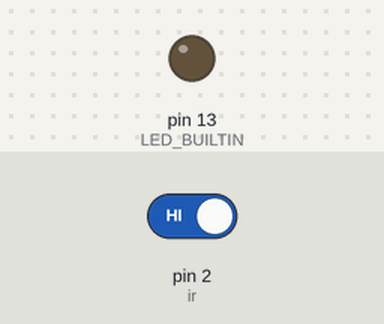
A sketch run on a simulated Arduino Uno, built with avr-gcc and run on an emulated ATmega328P. Parts: output pins drawn as LEDs (lit = HIGH). Inputs (shaded band) come from the test bench; at power-on: pin 2 (ir) HIGH.

Above: at 1.2 s.
1.3 s: pin 2 (ir) driven LOW
At 1.8 s:
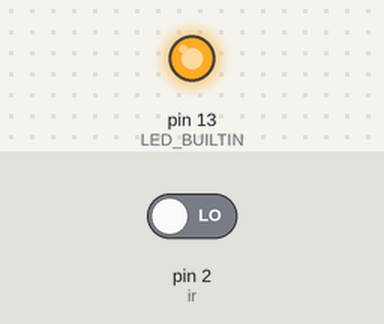
2.8 s: pin 2 (ir) driven HIGH
At 4.2 s:
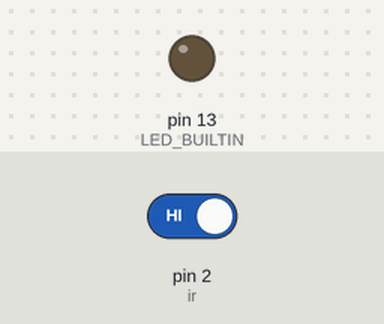
Timing chart, 0 to 5.8 s (numbered marks = the images above; inputs shaded):
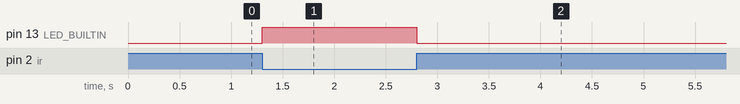

The sketch:

Blink-by-IR.ino
```cpp
// Blink-by-IR.ino
//
// Зажечь штатный светодиод Arduino Uno
// по нажатию кнопки инфракрасного пульта

const int ir = 2;

void setup()
{
  pinMode(LED_BUILTIN, OUTPUT); // это 13-ый вывод Arduino со встроенным светодиодом
  pinMode(ir, INPUT);
}

void loop()
{
  int r = digitalRead(ir);
  digitalWrite(LED_BUILTIN, r!=HIGH); // зажигаем светодиод, если модуль среагировал на ИК излучение
  // в противном случае - гасим
}
```

Measured:
- after the input at 1.3 s, pin 13 (LED_BUILTIN): LOW → HIGH at once
- after the input at 2.8 s, pin 13 (LED_BUILTIN): HIGH → LOW at once
